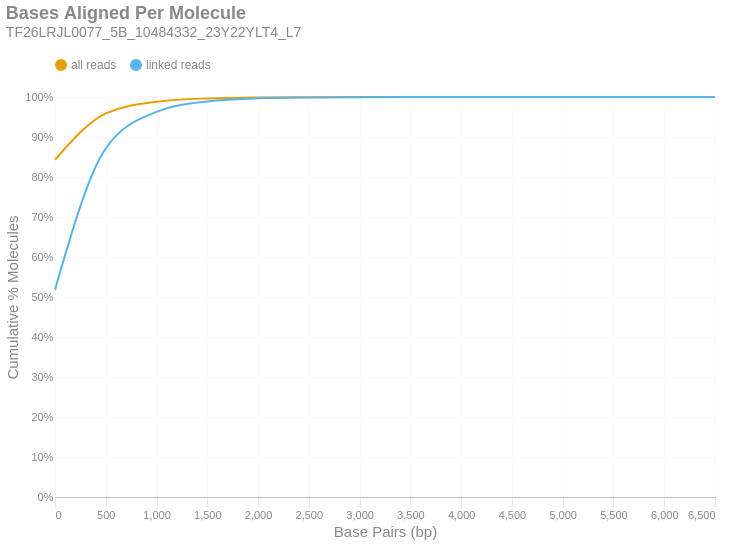

Notebook source saved alongside this figure:
### Markdown cell above
### Bases Aligned Per Molecule
This is a cumulative frequency distribution showing the number of base pairs aligned per unique molecule. These data are shown in 500 bp bins. There are two distributions: one with `all reads` (yellow) and another with only `linked reads` (blue). The percent of molecules in the `linked reads` distribution is relative to the total number of linked molecules.

### Code cell
if SKIPLR:
    print_html(f"Skipped")
else:
    binned_df = consolidated_hist(valids['aligned_bp'], mask, 500, True)
    with SafeRender(binned_df):
        (
            density_plot(binned_df, 'Bases Aligned Per Molecule', samplename, 'basesper')
            .encode(
                x=alt.X('bin:Q', title="Base Pairs (bp)").axis(tickMinStep=500).scale(padding=0),
                y=alt.Y('value:Q', title='Cumulative % Molecules')
                    .axis(format='%')
                    .scale(domain = [0,1])
                    .stack(False),
                color=alt.Color("key:N").scale(domain = ["all reads", "linked reads"]),
                tooltip = [
                    alt.Tooltip("key:N", title = "Data Type"),
                    alt.Tooltip("range_label:N", title="Bases Aligned Per Molecule"),
                    alt.Tooltip("value:Q", format = ".2%", title="% Molecules (Cum.)")
                ]
            )
        ).display()

### Figure 1 — Vega-Lite specification as saved in the notebook (floating-point values rounded to 4 significant figures)
{"width": "container", "height": 400, "config": {"title": {"anchor": "start", "dy": -15, "fontSize": 18, "color": "#888888", "subtitleColor": "#888888", "subtitleFontSize": 14}, "arc": {"fill": "#0072B2"}, "axis": {"domainColor": "#888888", "domainWidth": 0.5, "gridWidth": 0.2, "grid": false, "titleFontWeight": 400, "titleFontSize": 15, "labelFontSize": 11, "labelColor": "#888888", "tickColor": "#888888", "tickWidth": 0.2, "titleColor": "#888888"}, "axisBand": {"grid": false}, "axisX": {"grid": true, "tickSize": 10, "domainCap": "round"}, "axisY": {"domain": false, "grid": true, "tickSize": 0, "domainCap": "round"}, "background": "transparent", "header": {"labelFontSize": 15, "labelColor": "#888888", "titleFontSize": 15, "titleFontWeight": 600, "titleColor": "#888888"}, "legend": {"labelFont": "sans-serif", "labelFontSize": 12, "labelColor": "#888888", "symbolSize": 100, "symbolType": "circle", "titleFontSize": 12, "titlePadding": 10, "titleColor": "#888888", "title": null, "orient": "top"}, "range": {"category": ["#E69F00", "#56B4E9", "#009E73", "#F0E442", "#0072B2", "#D55E00", "#CC79A7", "#000000"], "diverging": ["#cfe8f3", "#a2d4ec", "#73bfe2", "#46abdb", "#1696d2", "#12719e"]}, "area": {"fill": "#0072B2", "fillOpacity": 0.7, "line": true, "strokeOpacity": 0.7}, "line": {"color": "#0072B2", "stroke": "#0072B2", "strokeWidth": 2}, "trail": {"color": "#0072B2", "stroke": "#0072B2", "strokeWidth": 0, "size": 1}, "point": {"filled": true, "fillOpacity": 1.0, "size": 95}, "text": {"color": "#888888", "fontSize": 11, "align": "right", "fontWeight": 400, "size": 11}, "bar": {"fill": "#0072B2", "stroke": null}, "view": {"stroke": null, "continuousWidth": 660, "continuousHeight": 400}}, "data": {"name": "data-ce680bedce5c37374e9fe7747101eb0b"}, "mark": {"type": "line", "interpolate": "monotone", "point": {"opacity": 0, "size": 275}}, "encoding": {"color": {"field": "key", "scale": {"domain": ["all reads", "linked reads"]}, "type": "nominal"}, "tooltip": [{"field": "key", "title": "Data Type", "type": "nominal"}, {"field": "range_label", "title": "Bases Aligned Per Molecule", "type": "nominal"}, {"field": "value", "format": ".2%", "title": "% Molecules (Cum.)", "type": "quantitative"}], "x": {"axis": {"tickMinStep": 500}, "field": "bin", "scale": {"padding": 0}, "title": "Base Pairs (bp)", "type": "quantitative"}, "y": {"axis": {"format": "%"}, "field": "value", "scale": {"domain": [0, 1]}, "stack": false, "title": "Cumulative % Molecules", "type": "quantitative"}}, "params": [{"name": "param_c36ac31b6afebe62", "select": {"type": "point", "fields": ["key"]}, "bind": "legend"}], "title": {"text": "Bases Aligned Per Molecule", "subtitle": "TF26LRJL0077_5B_10484332_23Y22YLT4_L7"}, "transform": [{"fold": ["all reads (cumsum)", "linked reads (cumsum)"]}, {"calculate": "replace(datum.key, ' (cumsum)', '')", "as": "key"}, {"filter": {"param": "param_c36ac31b6afebe62"}}], "usermeta": {"embedOptions": {"downloadFileName": "TF26LRJL0077_5B_10484332_23Y22YLT4_L7.basesper"}}, "$schema": "https://vega.github.io/schema/vega-lite/v6.4.1.json", "datasets": {"data-ce680bedce5c37374e9fe7747101eb0b": [{"bin": "0.0", "interval": "0.0-500.0", "all reads": 0.8431, "linked reads": 0.5184, "all reads (cumsum)": 0.8431, "linked reads (cumsum)": 0.5184, "range_label": "0-499"}, {"bin": "500.0", "interval": "500.0-1000.0", "all reads": 0.1158, "linked reads": 0.3532, "all reads (cumsum)": 0.959, "linked reads (cumsum)": 0.8717, "range_label": "500-999"}, {"bin": "1000.0", "interval": "1000.0-1500.0", "all reads": 0.02917, "linked reads": 0.09111, "all reads (cumsum)": 0.9881, "linked reads (cumsum)": 0.9628, "range_label": "1000-1499"}, {"bin": "1500.0", "interval": "1500.0-2000.0", "all reads": 0.008331, "linked reads": 0.02615, "all reads (cumsum)": 0.9965, "linked reads (cumsum)": 0.9889, "range_label": "1500-1999"}, {"bin": "2000.0", "interval": "2000.0-2500.0", "all reads": 0.002489, "linked reads": 0.007817, "all reads (cumsum)": 0.999, "linked reads (cumsum)": 0.9967, "range_label": "2000-2499"}, {"bin": "2500.0", "interval": "2500.0-3000.0", "all reads": 0.0006902, "linked reads": 0.002167, "all reads (cumsum)": 0.9996, "linked reads (cumsum)": 0.9989, "range_label": "2500-2999"}, {"bin": "3000.0", "interval": "3000.0-3500.0", "all reads": 0.0002353, "linked reads": 0.0007393, "all reads (cumsum)": 0.9999, "linked reads (cumsum)": 0.9996, "range_label": "3000-3499"}, {"bin": "3500.0", "interval": "3500.0-4000.0", "all reads": 7.421e-05, "linked reads": 0.0002331, "all reads (cumsum)": 1.0, "linked reads (cumsum)": 0.9999, "range_label": "3500-3999"}, {"bin": "4000.0", "interval": "4000.0-4500.0", "all reads": 3.101e-05, "linked reads": 9.741e-05, "all reads (cumsum)": 1.0, "linked reads (cumsum)": 1.0, "range_label": "4000-4499"}, {"bin": "4500.0", "interval": "4500.0-5000.0", "all reads": 9.149e-06, "linked reads": 2.874e-05, "all reads (cumsum)": 1.0, "linked reads (cumsum)": 1.0, "range_label": "4500-4999"}, {"bin": "5000.0", "interval": "5000.0-5500.0", "all reads": 2.541e-06, "linked reads": 7.984e-06, "all reads (cumsum)": 1.0, "linked reads (cumsum)": 1.0, "range_label": "5000-5499"}, {"bin": "5500.0", "interval": "5500.0-6000.0", "all reads": 5.083e-07, "linked reads": 1.597e-06, "all reads (cumsum)": 1.0, "linked reads (cumsum)": 1.0, "range_label": "5500-5999"}, {"bin": "6000.0", "interval": "6000.0-6500.0", "all reads": 1.017e-06, "linked reads": 3.194e-06, "all reads (cumsum)": 1.0, "linked reads (cumsum)": 1.0, "range_label": "6000-6499"}, {"bin": "6500.0", "interval": "6500.0-7000.0", "all reads": 5.083e-07, "linked reads": 1.597e-06, "all reads (cumsum)": 1.0, "linked reads (cumsum)": 1.0, "range_label": "6500-6999"}]}}
